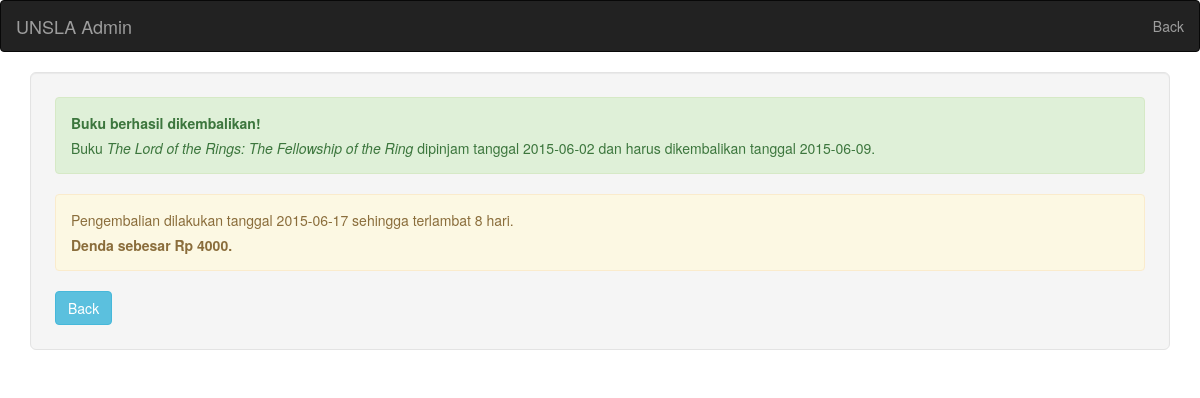
Page /admin/kembali-page.php?id=35 (signed in) on the committed database.
### tables this page shows
CREATE TABLE IF NOT EXISTS `peminjaman` (
  `id_peminjaman` int(11) NOT NULL AUTO_INCREMENT,
  `tgl_pinjam` date NOT NULL,
  `tgl_kembali` date NOT NULL,
  `kembali` date DEFAULT NULL,
  `id_buku` varchar(13) NOT NULL,
  `id_anggota` varchar(30) NOT NULL,
  `id_petugas` varchar(30) NOT NULL,
  PRIMARY KEY (`id_peminjaman`),
  KEY `id_anggota` (`id_anggota`),
  KEY `id_buku` (`id_buku`),
  KEY `id_petugas` (`id_petugas`)
);

CREATE TABLE IF NOT EXISTS `buku` (
  `id_buku` int(11) NOT NULL AUTO_INCREMENT,
  `judul` varchar(100) NOT NULL,
  `pengarang` varchar(100) NOT NULL,
  `penerbit` varchar(50) NOT NULL,
  `thn_terbit` varchar(4) NOT NULL,
  `deskripsi_fisik` varchar(100) NOT NULL,
  `isbn` varchar(13) NOT NULL,
  `subyek` varchar(50) NOT NULL,
  PRIMARY KEY (`id_buku`),
  KEY `isbn` (`isbn`)
);

### admin/kembali-page.php (the view, shortened to what this page needs)
<?php
	include 'cekAdmin.php';
	$id= $_GET['id'];
	$today = date('Y-m-d');
	$sql = "UPDATE peminjaman SET kembali='$today' WHERE id_peminjaman='$id'";
	$result = mysqli_query($connection, $sql);
	if($result){
		$returnSuccess=true;
	}else{
		$returnSuccess=false;
	}
	$sql ="SELECT * FROM buku b, anggota a, peminjaman p WHERE b.isbn = p.id_buku AND a.nim_nip = p.id_anggota AND p.id_peminjaman =  '$id'";
	$result = mysqli_query($connection, $sql);
	$count = mysqli_num_rows($result);
	if($count==1){
		while($row = mysqli_fetch_assoc($result)) {
			$judul = $row["judul"];
			$tgl_pinjam = $row["tgl_pinjam"];
			$tgl_kembali = $row["tgl_kembali"];
			$kembali = $row["kembali"];
		}
	}
	$tgl1 = $tgl_pinjam;
	$tgl2 = $tgl_kembali;
	$tgl3 = $kembali;
	$tgl_kembali = strtotime($tgl_kembali);
    $kembali = strtotime($kembali);
    $datediff = $tgl_kembali-$kembali;
    $datediff = $datediff/(60*60*24);
    if($datediff>=0){
    	$late = false;
    }else{
    	$late = true;
    	$datediff=abs($datediff);
    	$denda = $datediff*500;
    }
?>
<!DOCTYPE html>
<html>
<head>
	<link rel="stylesheet" href="../bootstrap/css/bootstrap.css">
</head>
<body>
	<nav class="navbar navbar-inverse">
	  <div class="container-fluid">
	    <div class="navbar-header">
	      <a class="navbar-brand" href="index.php">UNSLA Admin</a>
	    </div>
	    <div>
	       	<ul class="nav navbar-nav navbar-right">
        		<li><a href="tambah-peminjaman.php">Back</a>
        		</li>
        	</ul>
	    </div>
	  </div>
	</nav>
	<div class="container">
		<div class="well well-lg">
			<?php
			if($returnSuccess){
				echo "<div class='alert alert-success'><p><strong>Buku berhasil dikembalikan!</strong></p>".
				"<p>Buku <i>$judul</i> dipinjam tanggal $tgl1 dan harus dikembalikan tanggal $tgl2.</p></div>";
				if($late){
					echo "<div class='alert alert-warning'><p>Pengembalian dilakukan tanggal $tgl3 sehingga terlambat $datediff hari.</p>".
					"<p><strong>Denda sebesar Rp $denda.</strong></p></div>";
				}else{
					echo "<div class='alert alert-info'>Buku dikembalikan tepat waktu.</div>";
				}
			}else{
				echo "<p class='text-warning'>Buku gagal dikembalikan.</p>";
			}
			?>
			<a href="tambah-peminjaman.php" class="btn btn-info">Back</a>
		</div>
	</div>
</body>
</html>

### rows in the picture
peminjaman: buku.judul "The Lord of the Rings: The Fellowship of the Ring", tgl_pinjam "2015-06-02", tgl_kembali "2015-06-09", kembali "2015-06-17"

### other values in the picture
$datediff "8"
$denda "4000"
